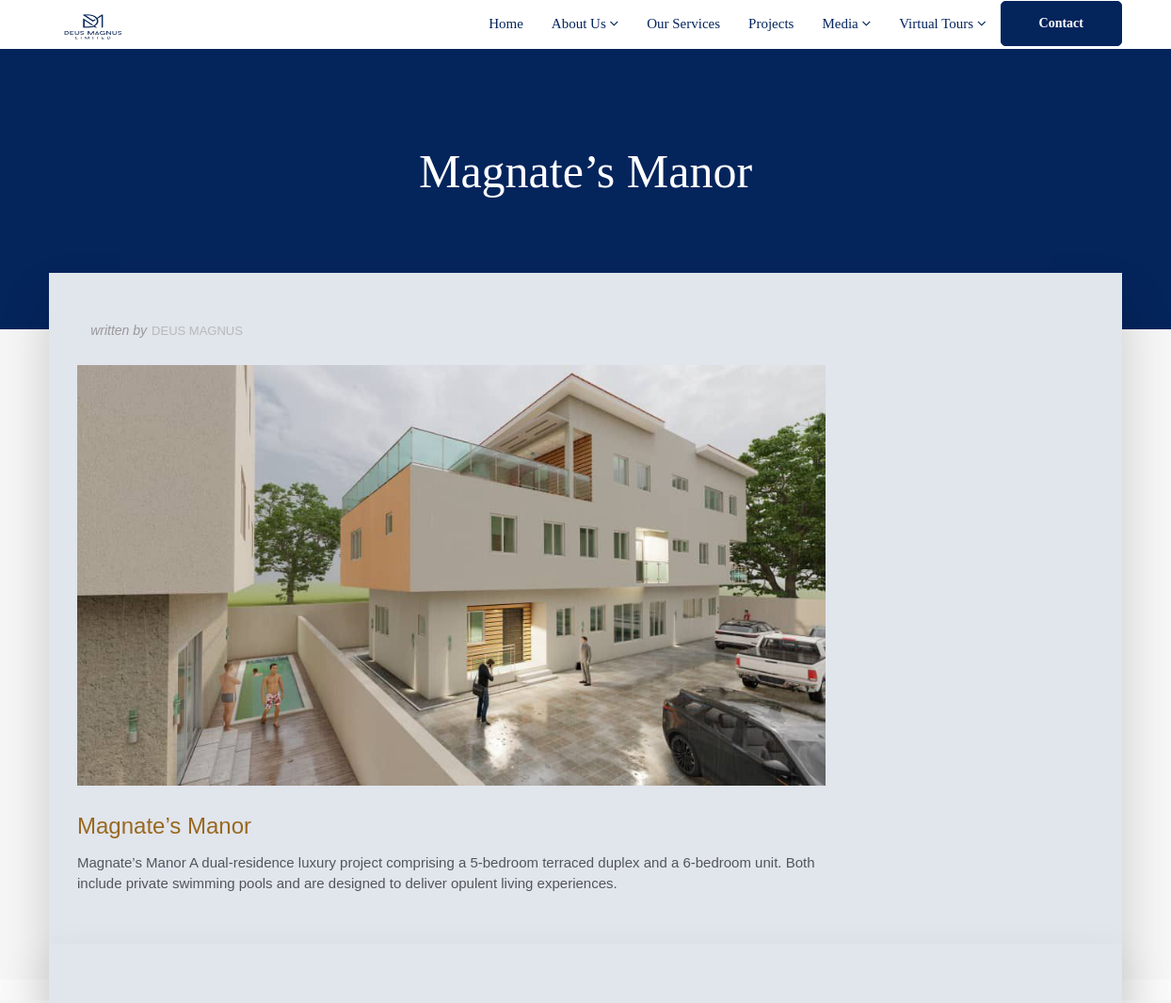
Before: /sub_picture/1/ (upper part) with the older database file.
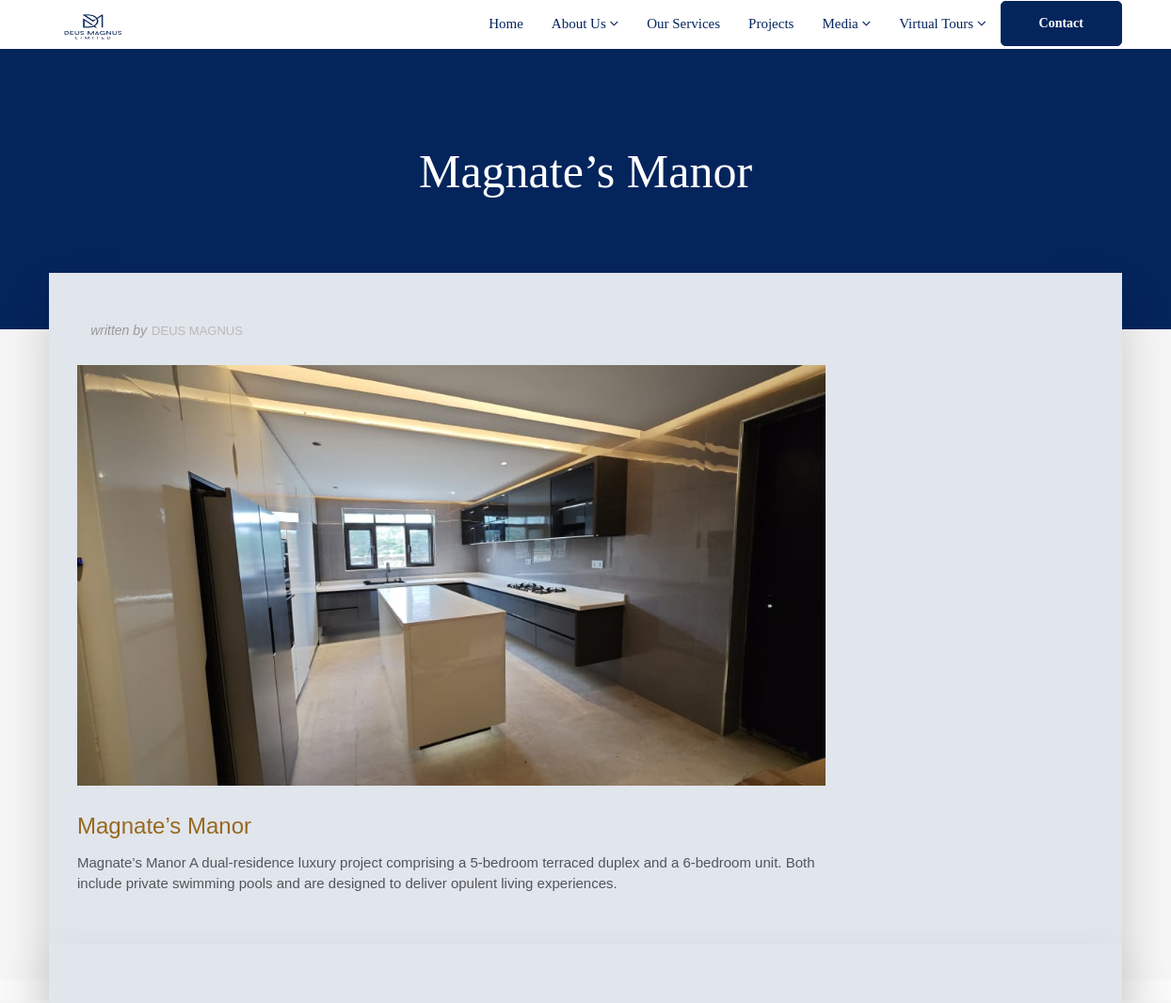
After: the same page with the newer database file.
### deus_magnus/models.py (models this page shows, shortened)
class SubPicture_1(models.Model):
    sub_title_1 = models.CharField(max_length=200, blank=True, null=True)
    sub_description_1 = models.TextField()
    sub_slug_1 = models.SlugField (max_length=255,blank=True, null=True)
    sub_image_1 = models.ImageField(upload_to='images_sub/')
    sub_title_2 = models.CharField(max_length=200, blank=True, null=True)
    sub_description_2 = models.TextField()
    sub_image_2 = models.ImageField(upload_to='images_sub2/')
    sub_title_3 = models.CharField(max_length=200, blank=True, null=True)
    sub_description_3 = models.TextField()
    sub_image_3 = models.ImageField(upload_to='images_sub3/')
    sub_publish_date_1 = models.DateTimeField (auto_now_add= True)
    sub_author_1 = models.ForeignKey(User, on_delete=models.CASCADE)
    class Meta:
        ordering =['-sub_publish_date_1']

### deus_magnus/views.py (the view, shortened to what this page needs)
# urls.py: path('sub_picture/<int:pk>/', SubPictureDetailView.as_view(), name="sub_detail"),
class SubPictureDetailView(DetailView):
    model = SubPicture_1
    template_name = 'deus_magnus/sub_picture_detail.html'
    context_object_name = 'sub_picture'

### templates/deus_magnus/sub_picture_detail.html (shortened to what this page needs)
{% extends "base.html" %}
{% load static %}
{% block content %}
<section class="section db p120">
    <div class="container">
        <div class="row">
            <div class="col-md-12"><br><br>
                <div class="tagline-message page-title text-center">
                    <h1 style="color:fff;font-family: Georgia;font-size:50px;">{{ sub_picture.sub_title_1 }}</h1>
                </div>
            </div>
        </div>
    </div>
</section>
<section class="section gb nopadtop">
    <div class="container">
        <div class="boxed">
            <div class="row">
                <div class="col-md-9">
                    <div class="content blog-list">
                        <div class="blog-wrapper clearfix">
                            <div class="blog-meta">
                                <ul class="list-inline">
                                    <li><span>written by</span>Deus Magnus</li>
                                </ul>
                            </div>
                            <div class="blog-media">
                                {% if sub_picture.sub_image_1 %}
                                <img src="{{ sub_picture.sub_image_1.url }}" alt="" class="img-responsive">
                                {% endif  %}
                            </div>
                            <div class="blog-desc-big">
                                <h3 style="color: #98681e;">{{ sub_picture.sub_title_1 }}</h3>
                                <p>{{ sub_picture.sub_description_1 }}</p>
                            </div>
                        </div>
                    </div>
                </div>
            </div>
        </div>
    </div>
</section><br>
<section class="section gb nopadtop">
    <div class="container">
        <div class="boxed">
            <div class="row">
                <div class="col-md-9">
                    <div class="content blog-list">
                        <div class="blog-wrapper clearfix">
                        </div>
                    </div>
                </div>
            </div>
        </div>
    </div>
</section><br>
{% endblock %}

### templates/base.html (shortened to what this page needs)
{% load static %}
<head>
    <link href="{% static 'vendor/bootstrap/css/bootstrap.min.css'%}" rel="stylesheet">
	<link rel="stylesheet" href="{% static 'css/bootstrap.min.css' %}">
    <link rel="stylesheet" href="{% static 'css/font-awesome.min.css' %}">
    <link rel="stylesheet" href="{% static 'css/carousel.css' %}">
    <link rel="stylesheet" href="{% static 'css/animate.css' %}">
    <link rel="stylesheet" href="{% static 'css/style.css' %}">
</head>
<body>
    <div id="wrapper">
<header class="header">
    <div class="container">
        <nav class="navbar navbar-default yamm">
            <div class="navbar-header">
                    <div class="logo-normal">
                        <a class="navbar-brand" href="{% url 'home' %}"style="margin-bottom:2px;"><img src="{% static 'images/logo.png'%}"width="86" height="57" alt=""></a>
                    </div>
            </div>
            <div id="navbar" class="navbar-collapse collapse">
                <ul class="nav navbar-nav navbar-right">
                    <li><a href="{% url 'home' %}">Home</a></li>
                    <li class="dropdown hassubmenu">
                        <a href="#" class="dropdown-oggle" data-toggle="dropdown" role="button"aria-expanded="false">About Us <span class="fa fa-angle-down"></span></a>
                    </li>
                    <li><a href="{% url 'services'%}">Our Services</a></li>
                    <li><a href="{% url 'projects'%}">Projects</a></li>
                    <li class="dropdown hassubmenu">
                        <a href="#" class="dropdown-oggle" data-toggle="dropdown" role="button"aria-expanded="false">Media <span class="fa fa-angle-down"></span></a>
                    </li>
                    <li class="dropdown hassubmenu">
                        <a href="#" class="dropdown-oggle" data-toggle="dropdown" role="button"aria-expanded="false">Virtual Tours <span class="fa fa-angle-down"></span></a>
                    </li>
                    <a href="{% url 'contact' %}" class="btn btn-primary py-4 px-lg-5 d-none d-lg-block"style="margin-top:1px; border-radius: 5px; font-family:Georgia">Contact </i></a>
                </ul>
            </div>
        </nav>
    </div>
</header>
        {% block content %}
        {% endblock  %}
</div>
</body>
</html>

### static/css/style.css (style rules this page uses)
body { background-color: #f9f9f9ab; line-height: 1.5; font-size: 15px; color: #52565b; font-family: "Heebo", sans-serif; position: static; font-weight: 400; }
body, p, li, a { font-family:'Nunito',sans-serif; }
.course-details h4 a, .readmore, .testimonial strong, h1, h2, h3, h4, h5, h6 { color: #04245c; }
h1, h2, h3, h4, h5, h6 { line-height: 1.5; font-family:sans-serif; }
.cop-logo img, a { color: #04245c; text-decoration: none !important; -webkit-transition: all ease 0.3s; -moz-transition: all ease 0.3s; transition: all ease 0.3s; }
.header { position: static; z-index: 111; left: 0; top: 0; right: 0; padding: 0; background-color: transparent; text-decoration: none !important; -webkit-transition: all .3s ease-in-out; -moz-transition: all .3s ease-in-out; -ms-transition: all .3s ease-in-out; -o-transition: all .3s ease-in-out; transition: all .3s ease-in-out; }
.navbar-default { margin: 0; background-color: transparent; background: none; border: 0; }
.navbar-default .nav>li>a { color: #04245c !important; text-transform: capitalize; font-size: 15px; font-weight: 500; outline: none; font-family:Georgia; }
.navbar-brand img { margin: 0 !important; }
.navbar-brand { padding: 0 10px 0 0; }
.yamm .nav, .yamm .collapse, .yamm .dropup, .yamm .dropdown { position:static; }
.yamm .dropdown { position: relative; }
.yamm ul { padding: 0; }
.boxed { box-shadow: 0 30px 50px 0 rgba(1, 1, 1, 0.18); padding: 4rem 4rem 1rem; background-color: #e1e5ec; margin-top: -60px; padding-left: 30px; }
.section { background-color: #ffffff; padding: 1rem 0; position: relative; display: block; padding-top: 28px; }
.section.gb { background-color: #f6f6f6; }
.section.db { background-color: #04245c; }
.nopadtop { padding-top: 0 !important; }
.blog-list { padding-bottom: 30px; margin-bottom: 30px; }
.blog-meta .list-inline li span { font-style: italic; color: #999; text-transform: none; letter-spacing: 0; font-size: 14px; padding-right: 5px; }
.blog-meta small, .blog-meta .list-inline li, .blog-meta .list-inline li a { font-size: 13px; font-weight: 500; text-transform: uppercase; color: #000; }
.blog-meta .list-inline li { color: #b9b9b9; letter-spacing: 0; }
.blog-media img { width: 100%; }
.blog-media { display: block; margin: 25px 0; }
.header { position: sticky; top: 0; z-index: 1000; background-color:#fff; }
.p120 { padding-bottom: 120px !important; }
.btn { border-radius: 0; font-size: 14px; border: 1px solid #fff; font-weight: bold; color: #ffffff !important; padding: 13px 40px; text-transform: capitalize; }
.cb, .box .event-desc small, .pagination a, .pagination>.active>a, .pagination>.active>a:focus, .pagination>.active>a:hover, .pagination>.active>span, .pagination>.active>span:focus, .pagination>.active>span:hover, .tags-widget a, .owl-theme-01 .owl-nav [class*="owl-"]:hover, .yamm .dropdown-menu li:hover .menu-button, .yamm .dropdown-menu li .menu-button, mark, .bgcolor1, .image-wrap:before, .image-wrap:after, .btn-primary { border-color: #04245c; background-color: #04245c; box-shadow: inset 0 0 0 0 #98681e; -webkit-transition: all ease 0.5s; -moz-transition: all ease 0.5s; transition: all ease 0.5s; }

Changed rows visible on the page:
changed SubPicture_1 "Magnate’s Manor": sub_image_1: a different picture
